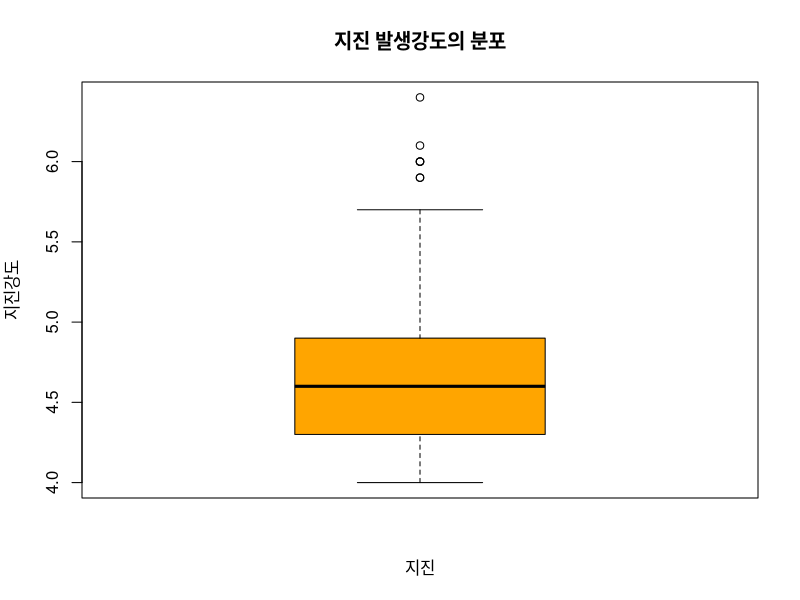
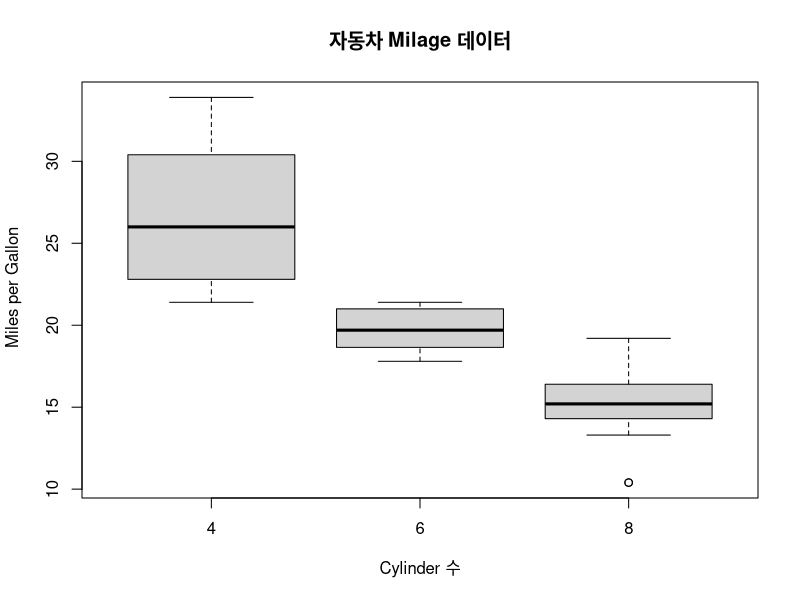

Generate these figures, in order, with R:
# Box plot : 최대값, 중앙값, 
# 최소값, Q1, Q3을 그래프화
# boxplot(x, data,  main, xlab, ylab, col)
# data는 데이터프레임을 지정하는 인자


quakes

mag<-quakes$mag
mag

min(mag)
max(mag)

median(mag)

quantile(mag)

boxplot(mag, main="지진 발생강도의 분포", 
        xlab="지진", ylab="지진강도",
        col="orange")

par(mfrow=c(1,1))

mtcars

attach(mtcars)

boxplot(mpg~cyl, data=mtcars, 
        main="자동차 Milage 데이터",
        xlab="Cylinder 수", 
        ylab=" Miles per Gallon")

detach(mtcars)


